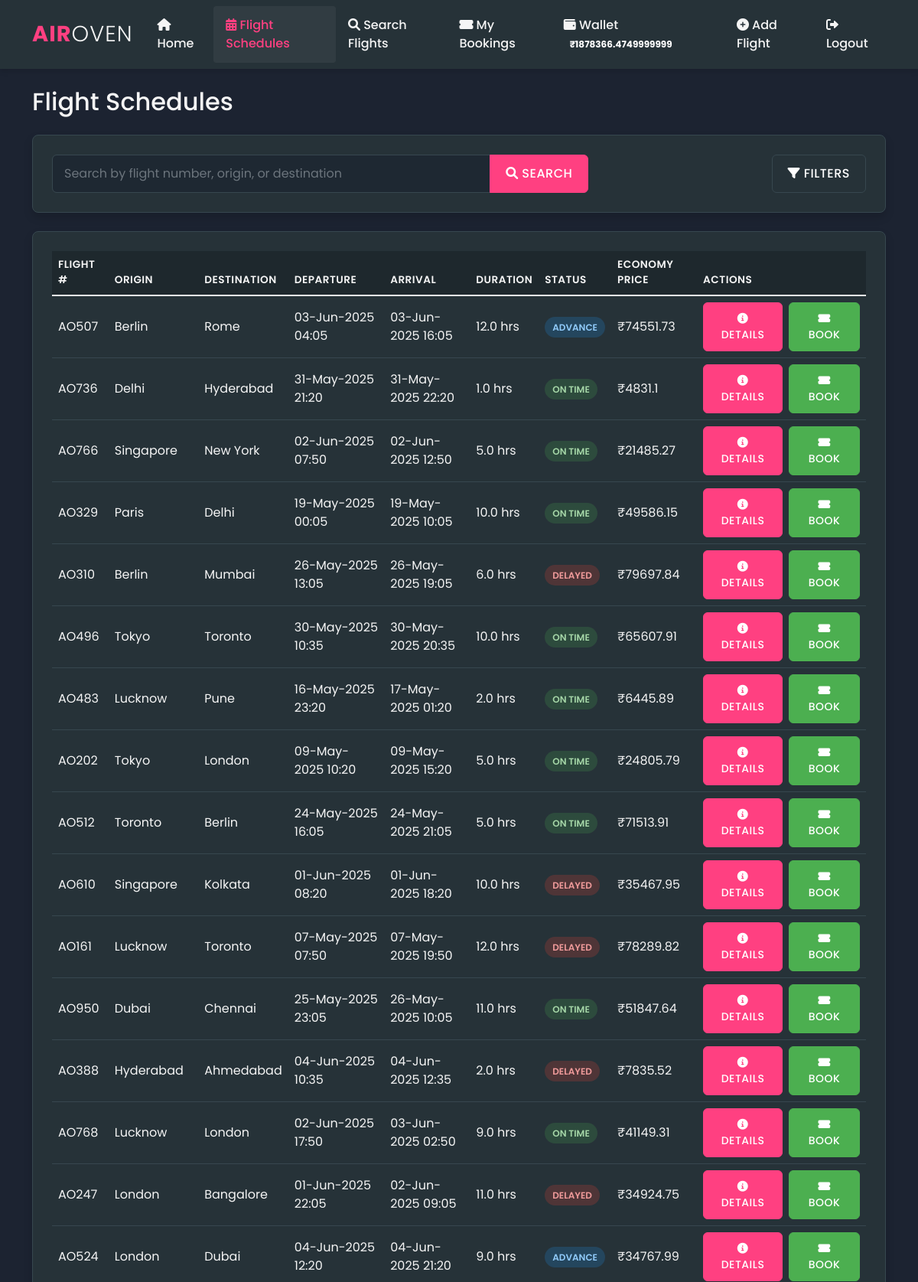
The page /flight_schedules (signed in, upper part) on the database its author committed.
### models.py (models this page shows, shortened)
class User(UserMixin, db.Model):
    id = db.Column(db.Integer, primary_key=True)
    first_name = db.Column(db.String(64), nullable=False)
    last_name = db.Column(db.String(64), nullable=False)
    email = db.Column(db.String(120), unique=True, nullable=False)
    age = db.Column(db.Integer, nullable=False)
    gender = db.Column(db.String(10), nullable=False)
    password_hash = db.Column(db.String(256), nullable=False)
    wallet_balance = db.Column(db.Float, default=0.0)
    quiz_completed = db.Column(db.Boolean, default=False)
    date_registered = db.Column(db.DateTime, default=datetime.utcnow)
    bookings = db.relationship('Booking', backref='user', lazy=True, cascade='all, delete-orphan')

class Flight(db.Model):
    id = db.Column(db.Integer, primary_key=True)
    flight_number = db.Column(db.String(10), unique=True, nullable=False)
    origin = db.Column(db.String(64), nullable=False)
    destination = db.Column(db.String(64), nullable=False)
    departure_time = db.Column(db.DateTime, nullable=False)
    arrival_time = db.Column(db.DateTime, nullable=False)
    status = db.Column(db.String(20), default="On Time")
    economy_price = db.Column(db.Float, nullable=False)
    premium_price = db.Column(db.Float, nullable=False)
    business_price = db.Column(db.Float, nullable=False)
    available_seats_economy = db.Column(db.Integer, default=100)
    available_seats_premium = db.Column(db.Integer, default=50)
    available_seats_business = db.Column(db.Integer, default=20)
    aircraft_type = db.Column(db.String(50), nullable=False)
    distance_km = db.Column(db.Integer)
    bookings = db.relationship('Booking', backref='flight', lazy=True, cascade='all, delete-orphan')

### routes.py (the view)
    @app.route('/flight_schedules')
    @login_required
    def flight_schedules():
        flights = Flight.query.all()
        serializable_flights = []
        for flight in flights:
            serializable_flights.append({
                'id': flight.id,
                'flight_number': flight.flight_number,
                'origin': flight.origin,
                'destination': flight.destination,
                'departure_time_str': flight.departure_time.strftime('%d-%b-%Y %H:%M'),
                'arrival_time_str': flight.arrival_time.strftime('%d-%b-%Y %H:%M'),
                'duration_hours': ((flight.arrival_time - flight.departure_time).total_seconds() / 3600),
                'status': flight.status,
                'economy_price': flight.economy_price,
                'premium_price': flight.premium_price,
                'business_price': flight.business_price,
                'aircraft_type': flight.aircraft_type
            })
        return render_template('flight_schedules.html', flights=flights, flight_data=serializable_flights)

### app.py (called while the page is built)
    @login_manager.user_loader
    def load_user(user_id):
        return User.query.get(int(user_id))

### templates/flight_schedules.html (shortened to what this page needs)
{% extends "layout.html" %}
{% block content %}
<div class="flight-schedules-container">
    <h2 class="mb-4">Flight Schedules</h2>
    <div class="card mb-4">
        <div class="card-body">
            <div class="row">
                <div class="col-md-8">
                    <div class="input-group">
                        <input type="text" id="scheduleSearch" class="form-control" placeholder="Search by flight number, origin, or destination">
                        <button class="btn btn-primary" type="button">
                            <i class="fas fa-search"></i> Search
                        </button>
                    </div>
                </div>
                <div class="col-md-4 d-flex justify-content-end">
                    <button id="filterToggle" class="btn btn-secondary">
                        <i class="fas fa-filter"></i> Filters
                    </button>
                </div>
            </div>
        </div>
    </div>
    <div class="card">
        <div class="card-body">
            <div class="table-responsive">
                <table class="table table-hover" id="flightScheduleTable">
                    <thead>
                        <tr>
                            <th>Flight #</th>
                            <th>Origin</th>
                            <th>Destination</th>
                            <th>Departure</th>
                            <th>Arrival</th>
                            <th>Duration</th>
                            <th>Status</th>
                            <th>Economy Price</th>
                            <th>Actions</th>
                        </tr>
                    </thead>
                    <tbody>
                        {% for flight in flights %}
                        <tr>
                            <td>{{ flight.flight_number }}</td>
                            <td>{{ flight.origin }}</td>
                            <td>{{ flight.destination }}</td>
                            <td>{{ flight.departure_time.strftime('%d-%b-%Y %H:%M') }}</td>
                            <td>{{ flight.arrival_time.strftime('%d-%b-%Y %H:%M') }}</td>
                            <td>{{ ((flight.arrival_time - flight.departure_time).total_seconds() / 3600)|round(1) }} hrs</td>
                            <td><span class="flight-status">{{ flight.status }}</span></td>
                            <td>₹{{ flight.economy_price }}</td>
                            <td>
                                <div class="d-flex gap-2">
                                    <a href="{{ url_for('flight_details', flight_id=flight.id) }}" class="btn btn-sm btn-primary">
                                        <i class="fas fa-info-circle"></i> Details
                                    </a>
                                    <a href="{{ url_for('book_flight', flight_id=flight.id) }}" class="btn btn-sm btn-success">
                                        <i class="fas fa-ticket-alt"></i> Book
                                    </a>
                                </div>
                            </td>
                        </tr>
                        {% endfor %}
                    </tbody>
                </table>
            </div>
        </div>
    </div>
</div>
{% endblock %}

### templates/layout.html (shortened to what this page needs)
<!DOCTYPE html>
<html lang="en">
<head>
    <link href="https://cdn.jsdelivr.net/npm/bootstrap@5.1.3/dist/css/bootstrap.min.css" rel="stylesheet">
    <link rel="stylesheet" href="https://cdnjs.cloudflare.com/ajax/libs/font-awesome/6.0.0/css/all.min.css">
    <link rel="stylesheet" href="https://unpkg.com/leaflet@1.7.1/dist/leaflet.css" />
    <link rel="stylesheet" href="{{ url_for('static', filename='css/style.css') }}">
</head>
<body>
    {% if current_user.is_authenticated %}
    <nav class="navbar navbar-expand-lg navbar-dark">
        <div class="container">
            <a class="navbar-brand" href="{{ url_for('home') }}">AIR<span>OVEN</span></a>
            <div class="collapse navbar-collapse" id="navbarNav">
                <ul class="navbar-nav ms-auto">
                    <li class="nav-item">
                        <a class="nav-link {% if request.endpoint == 'home' %}active{% endif %}" href="{{ url_for('home') }}">
                            <i class="fas fa-home"></i> Home
                        </a>
                    </li>
                    <li class="nav-item">
                        <a class="nav-link {% if request.endpoint == 'flight_schedules' %}active{% endif %}" href="{{ url_for('flight_schedules') }}">
                            <i class="fas fa-calendar-alt"></i> Flight Schedules
                        </a>
                    </li>
                    <li class="nav-item">
                        <a class="nav-link {% if request.endpoint == 'search_flights' %}active{% endif %}" href="{{ url_for('search_flights') }}">
                            <i class="fas fa-search"></i> Search Flights
                        </a>
                    </li>
                    <li class="nav-item">
                        <a class="nav-link {% if request.endpoint == 'my_bookings' %}active{% endif %}" href="{{ url_for('my_bookings') }}">
                            <i class="fas fa-ticket-alt"></i> My Bookings
                        </a>
                    </li>
                    <li class="nav-item">
                        <a class="nav-link {% if request.endpoint == 'wallet' %}active{% endif %}" href="{{ url_for('wallet') }}">
                            <i class="fas fa-wallet"></i> Wallet
                            <span class="badge bg-accent rounded-pill">₹{{ current_user.wallet_balance }}</span>
                        </a>
                    </li>
                    <li class="nav-item">
                        <a class="nav-link {% if request.endpoint == 'add_flight' %}active{% endif %}" href="{{ url_for('add_flight') }}">
                            <i class="fas fa-plus-circle"></i> Add Flight
                        </a>
                    </li>
                    <li class="nav-item">
                        <a class="nav-link" href="{{ url_for('logout') }}">
                            <i class="fas fa-sign-out-alt"></i> Logout
                        </a>
                    </li>
                </ul>
            </div>
        </div>
    </nav>
    {% endif %}
    <main class="container my-4">
        {% block content %}{% endblock %}
    </main>
</body>
</html>

### static/css/style.css (style rules this page uses)
:root { --primary-color: #1c2331; --secondary-color: #263238; --accent-color: #ff4081; --text-color: #f5f5f5; --secondary-text: #b0bec5; --success-color: #4caf50; --warning-color: #ff9800; --danger-color: #f44336; --hover-color: #37474f; --border-color: #37474f; --card-bg: #263238; --input-bg: #1e2832; }
body { background-color: var(--primary-color); color: var(--text-color); font-family: 'Poppins', sans-serif; margin: 0; min-height: 100vh; display: flex; flex-direction: column; }
.container { flex: 1; }
a { color: var(--accent-color); text-decoration: none; transition: color 0.3s ease; }
.navbar { background-color: var(--secondary-color); box-shadow: 0 4px 6px rgba(0, 0, 0, 0.1); }
.navbar-brand { font-size: 1.8rem; font-weight: 700; color: var(--accent-color) !important; letter-spacing: 1px; }
.navbar-brand span { font-weight: 300; color: var(--text-color); }
.navbar-dark .navbar-nav .nav-link { color: var(--text-color); font-weight: 500; padding: 0.8rem 1rem; transition: all 0.3s ease; }
.navbar-dark .navbar-nav .nav-link:hover, .navbar-dark .navbar-nav .nav-link.active { color: var(--accent-color); background-color: rgba(255, 255, 255, 0.05); border-radius: 4px; }
.card { background-color: var(--card-bg); border: 1px solid var(--border-color); border-radius: 8px; box-shadow: 0 6px 12px rgba(0, 0, 0, 0.15); margin-bottom: 20px; transition: transform 0.3s ease, box-shadow 0.3s ease; }
.card-body { padding: 25px; }
.form-control, .form-select { background-color: var(--input-bg); border: 1px solid var(--border-color); color: var(--text-color); border-radius: 6px; padding: 12px 15px; transition: all 0.3s ease; }
.btn { padding: 10px 20px; border-radius: 6px; font-weight: 500; transition: all 0.3s ease; text-transform: uppercase; letter-spacing: 0.5px; }
.btn-primary { background-color: var(--accent-color); border-color: var(--accent-color); }
.btn-secondary { background-color: var(--secondary-color); border-color: var(--border-color); }
.btn-success { background-color: var(--success-color); border-color: var(--success-color); }
.table { color: var(--text-color); border-color: var(--border-color); }
.table th { border-top: none; background-color: rgba(0, 0, 0, 0.2); font-weight: 600; text-transform: uppercase; font-size: 0.85rem; letter-spacing: 0.5px; }
.table td { vertical-align: middle; }
.status-badge { padding: 5px 10px; border-radius: 20px; font-size: 0.75rem; font-weight: 600; text-transform: uppercase; }
.status-on-time { background-color: rgba(76, 175, 80, 0.2); color: #a5d6a7; }
.status-delayed { background-color: rgba(244, 67, 54, 0.2); color: #ef9a9a; }
.status-advance { background-color: rgba(33, 150, 243, 0.2); color: #90caf9; }

### templates/layout.html (style rules this page uses)
input[type="text"], input[type="number"], input[type="email"], input[type="password"], textarea, select { cursor: text; }
button, input[type="submit"], input[type="button"] { cursor: pointer; }

### rows shown on the page
User: wallet_balance "1878366.4749999999"
Flight: flight_number "AO507", origin "Berlin", destination "Rome", departure_time "03-Jun-2025 04:05", arrival_time "03-Jun-2025 16:05", arrival_time+departure_time "12.0", status "ADVANCE", economy_price "74551.73"
Flight: flight_number "AO736", origin "Delhi", destination "Hyderabad", departure_time "31-May-2025 21:20", arrival_time "31-May-2025 22:20", arrival_time+departure_time "1.0", status "ON TIME", economy_price "4831.1"
Flight: flight_number "AO766", origin "Singapore", destination "New York", departure_time "02-Jun-2025 07:50", arrival_time "02-Jun-2025 12:50", arrival_time+departure_time "5.0", status "ON TIME", economy_price "21485.27"
Flight: flight_number "AO329", origin "Paris", destination "Delhi", departure_time "19-May-2025 00:05", arrival_time "19-May-2025 10:05", arrival_time+departure_time "10.0", status "ON TIME", economy_price "49586.15"
Flight: flight_number "AO310", origin "Berlin", destination "Mumbai", departure_time "26-May-2025 13:05", arrival_time "26-May-2025 19:05", arrival_time+departure_time "6.0", status "DELAYED", economy_price "79697.84"
Flight: flight_number "AO496", origin "Tokyo", destination "Toronto", departure_time "30-May-2025 10:35", arrival_time "30-May-2025 20:35", arrival_time+departure_time "10.0", status "ON TIME", economy_price "65607.91"
Flight: flight_number "AO483", origin "Lucknow", destination "Pune", departure_time "16-May-2025 23:20", arrival_time "17-May-2025 01:20", arrival_time+departure_time "2.0", status "ON TIME", economy_price "6445.89"
Flight: flight_number "AO202", origin "Tokyo", destination "London", departure_time "09-May-2025 10:20", arrival_time "09-May-2025 15:20", arrival_time+departure_time "5.0", status "ON TIME", economy_price "24805.79"
Flight: flight_number "AO512", origin "Toronto", destination "Berlin", departure_time "24-May-2025 16:05", arrival_time "24-May-2025 21:05", arrival_time+departure_time "5.0", status "ON TIME", economy_price "71513.91"
Flight: flight_number "AO610", origin "Singapore", destination "Kolkata", departure_time "01-Jun-2025 08:20", arrival_time "01-Jun-2025 18:20", arrival_time+departure_time "10.0", status "DELAYED", economy_price "35467.95"
Flight: flight_number "AO161", origin "Lucknow", destination "Toronto", departure_time "07-May-2025 07:50", arrival_time "07-May-2025 19:50", arrival_time+departure_time "12.0", status "DELAYED", economy_price "78289.82"
Flight: flight_number "AO950", origin "Dubai", destination "Chennai", departure_time "25-May-2025 23:05", arrival_time "26-May-2025 10:05", arrival_time+departure_time "11.0", status "ON TIME", economy_price "51847.64"
Flight: flight_number "AO388", origin "Hyderabad", destination "Ahmedabad", departure_time "04-Jun-2025 10:35", arrival_time "04-Jun-2025 12:35", arrival_time+departure_time "2.0", status "DELAYED", economy_price "7835.52"
Flight: flight_number "AO768", origin "Lucknow", destination "London", departure_time "02-Jun-2025 17:50", arrival_time "03-Jun-2025 02:50", arrival_time+departure_time "9.0", status "ON TIME", economy_price "41149.31"
Flight: flight_number "AO247", origin "London", destination "Bangalore", departure_time "01-Jun-2025 22:05", arrival_time "02-Jun-2025 09:05", arrival_time+departure_time "11.0", status "DELAYED", economy_price "34924.75"
Flight: flight_number "AO524", origin "London", destination "Dubai", departure_time "04-Jun-2025 12:20", arrival_time "04-Jun-2025 21:20", arrival_time+departure_time "9.0", status "ADVANCE", economy_price "34767.99"
